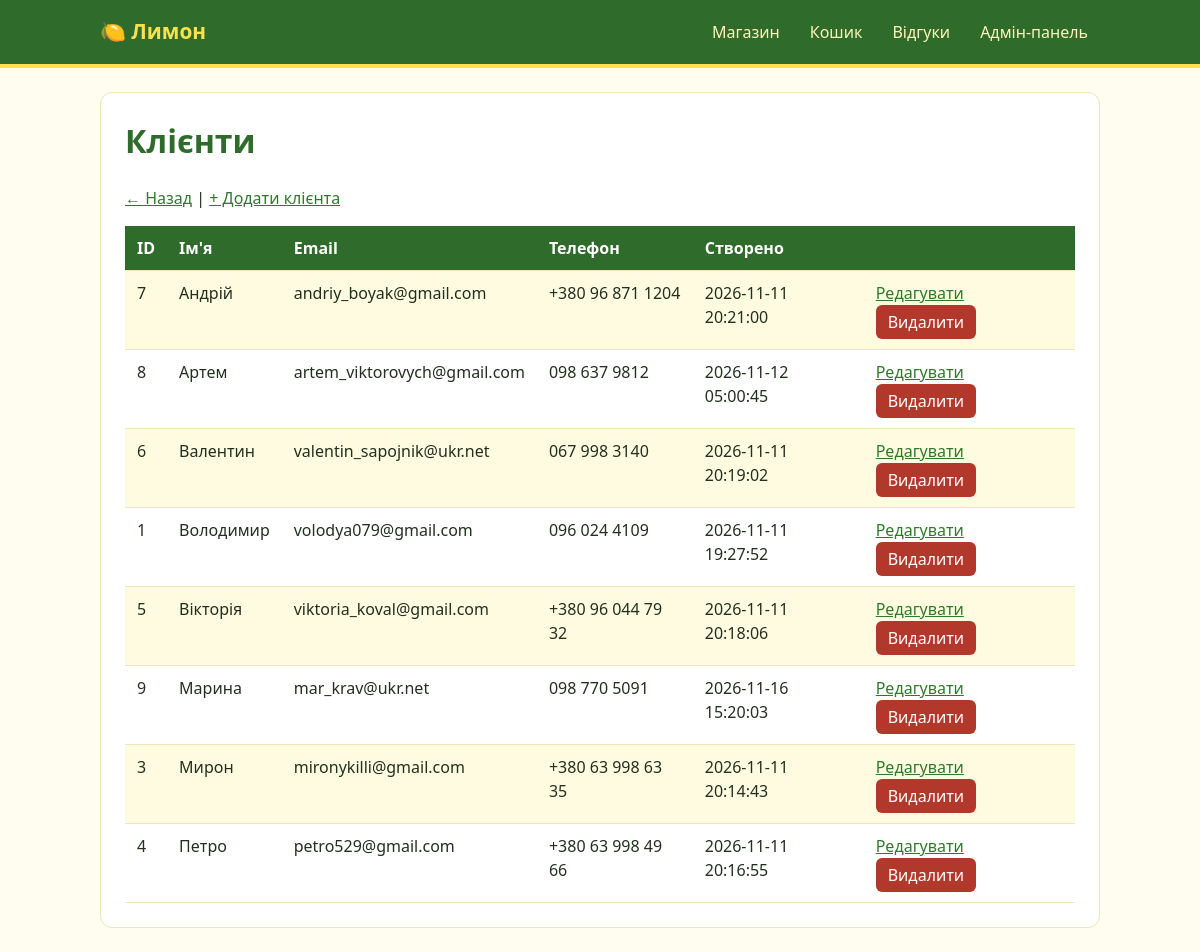
Page /admin/clients on the committed database.
### tables this page shows
CREATE TABLE clients (
    id INTEGER PRIMARY KEY AUTOINCREMENT,
    name TEXT NOT NULL,
    email TEXT NOT NULL UNIQUE,
    phone TEXT,
    created_at TEXT DEFAULT CURRENT_TIMESTAMP
);

### routes/admin.py (the view)
@admin_bp.route('/clients')
def clients():
    return render_template('admin/clients.html', clients=models.get_all_clients())

### models.py (called while the page is built)
def get_db():
    if 'db' not in g:
        g.db = sqlite3.connect(current_app.config['DATABASE'])
        g.db.row_factory = sqlite3.Row
        g.db.execute('PRAGMA foreign_keys = ON')
    return g.db

def get_all_clients():
    return get_db().execute('SELECT * FROM clients ORDER BY name').fetchall()

### templates/admin/clients.html
{% extends 'base.html' %}
{% block content %}
<h1>Клієнти</h1>
<p><a href="{{ url_for('admin.index') }}">← Назад</a> |
   <a href="{{ url_for('admin.client_new') }}">+ Додати клієнта</a></p>
{% if clients %}
<table>
    <tr><th>ID</th><th>Ім'я</th><th>Email</th><th>Телефон</th><th>Створено</th><th></th></tr>
    {% for c in clients %}
    <tr>
        <td>{{ c['id'] }}</td>
        <td>{{ c['name'] }}</td>
        <td>{{ c['email'] }}</td>
        <td>{{ c['phone'] or '' }}</td>
        <td>{{ c['created_at'] }}</td>
        <td>
            <a href="{{ url_for('admin.client_edit', id=c['id']) }}">Редагувати</a>
            <form method="post" action="{{ url_for('admin.client_delete', id=c['id']) }}" style="display:inline">
                <button type="submit">Видалити</button>
            </form>
        </td>
    </tr>
    {% endfor %}
</table>
{% else %}
<p>Клієнтів поки немає.</p>
{% endif %}
{% endblock %}

### static/style.css (style rules this page uses)
:root { --bg: #fffdf0; --card: #ffffff; --green: #2f6b2a; --accent: #3f9a36; --accent-dark: #2f7a29; --lemon: #ffe14d; --border: #eee6b8; --danger: #b3382c; --text: #22301f; }
* { box-sizing: border-box; }
body { margin: 0; font-family: "Segoe UI", Arial, sans-serif; background: var(--bg); color: var(--text); line-height: 1.5; }
h1 { margin-top: 0; color: var(--green); }
a { color: var(--accent-dark); }
table { border-collapse: collapse; width: 100%; margin-top: 12px; }
th { background: var(--green); color: #fff; text-align: left; }
th, td { padding: 10px 12px; border-bottom: 1px solid var(--border); vertical-align: top; }
tr:nth-child(even) td { background: #fffbe0; }
button { background: var(--accent); color: #fff; border: none; padding: 8px 16px; margin-top: 12px; border-radius: 6px; font: inherit; cursor: pointer; }
td button { margin-top: 0; padding: 5px 12px; }
form[action*="delete"] button { background: var(--danger); }

### rows in the picture
clients: id "7", name "Андрій", email "andriy_boyak@gmail.com", phone "+380 96 871 1204", created_at "2026-11-11 20:21:00"
clients: id "8", name "Артем", email "artem_viktorovych@gmail.com", phone "098 637 9812", created_at "2026-11-12 05:00:45"
clients: id "6", name "Валентин", email "valentin_sapojnik@ukr.net", phone "067 998 3140", created_at "2026-11-11 20:19:02"
clients: id "1", name "Володимир", email "volodya079@gmail.com", phone "096 024 4109", created_at "2026-11-11 19:27:52"
clients: id "5", name "Вікторія", email "viktoria_koval@gmail.com", phone "+380 96 044 79 32", created_at "2026-11-11 20:18:06"
clients: id "9", name "Марина", email "mar_krav@ukr.net", phone "098 770 5091", created_at "2026-11-16 15:20:03"
clients: id "3", name "Мирон", email "mironykilli@gmail.com", phone "+380 63 998 63 35", created_at "2026-11-11 20:14:43"
clients: id "4", name "Петро", email "petro529@gmail.com", phone "+380 63 998 49 66", created_at "2026-11-11 20:16:55"
